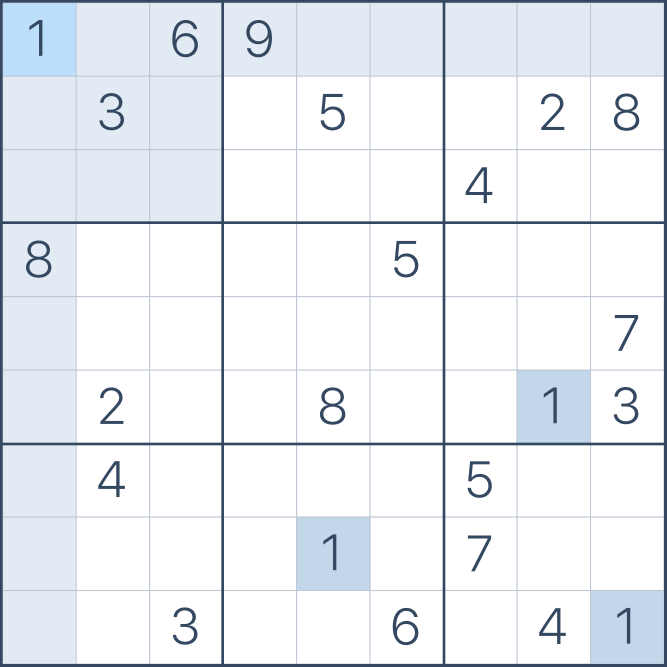
#> input picture board.png, 2000 x 2000 px (shown at 1/3 size)
$ python 1_image_process.py
#> lines starting #> are read from the running program, lines starting #| are printed output that depends on the picture; after the words box and inside, x2 and y2 are one past the last pixel; in counts of white or black regions, pixels touching at a corner belong together
import cv2
import os

# Config path
folder_name = 'split_cell'
current_directory = os.path.dirname(os.path.abspath(__file__))
folder_path = os.path.join(current_directory, folder_name)

# Read the image
image_path = './board.png'
image = cv2.imread(image_path)
#> image is the input picture: shape (2000, 2000, 3); mean B, G, R 243.3, 239, 234.8

# Preprocess the image
gray = cv2.cvtColor(image, cv2.COLOR_BGR2GRAY)
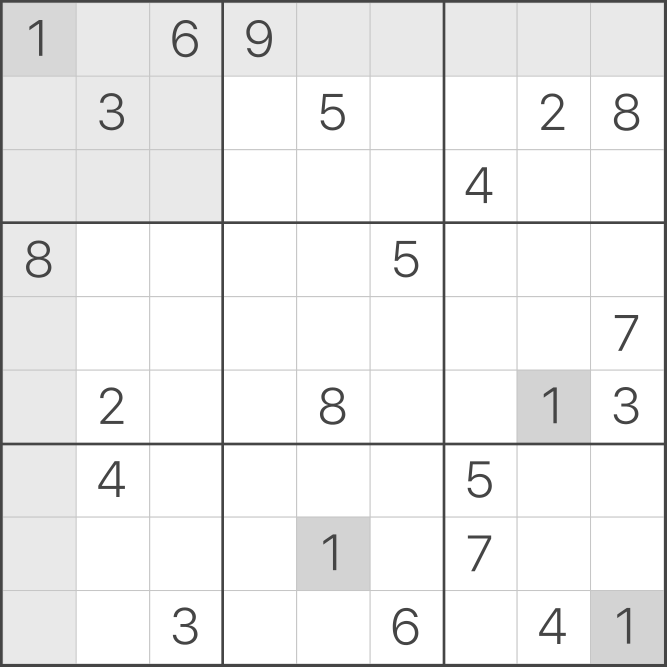
#> gray: shape (2000, 2000) (shown at 1/3 size); min 69, max 255, mean 238.2
_, thresholded = cv2.threshold(gray, 150, 255, cv2.THRESH_BINARY_INV)
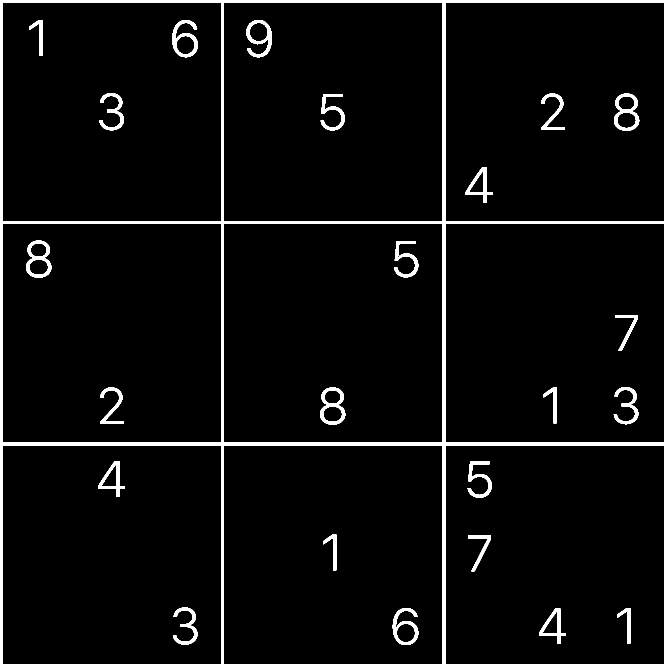
#> thresholded: shape (2000, 2000) (shown at 1/3 size); 4.5% white; 24 white regions, largest, box (x1, y1, x2, y2) and area: (0, 0, 2000, 2000) 126976, (960, 1162, 1036, 1274) 3050, (78, 722, 154, 833) 3039
contours, _ = cv2.findContours(thresholded, cv2.RETR_EXTERNAL, cv2.CHAIN_APPROX_SIMPLE)
#> contours = [[[0, 0], [0, 1999], [1999, 1999], [1999, 0]]]
min_table_area = 2000
table_contours = [cnt for cnt in contours if cv2.contourArea(cnt) > min_table_area]
#> table_contours = [[[0, 0], [0, 1999], [1999, 1999], [1999, 0]]]

# Draw outter borders
table_image = image.copy()
cv2.drawContours(table_image, table_contours, -1, (0, 255, 0), 3)
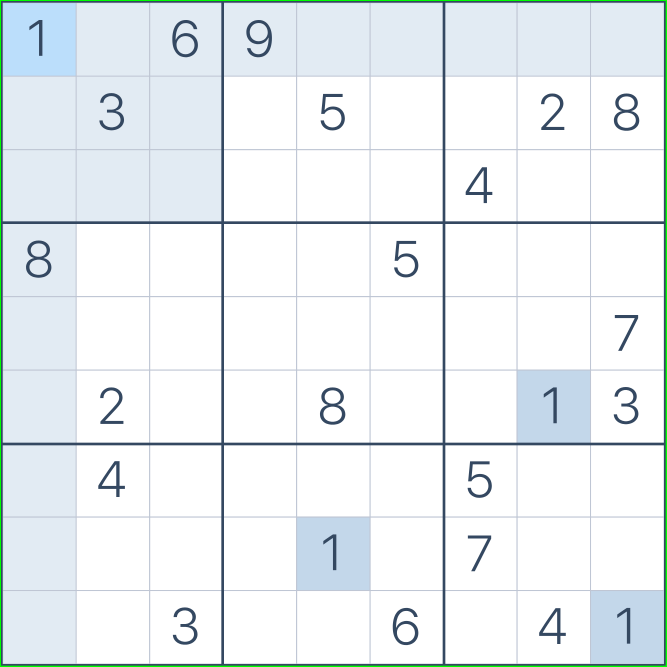
#> table_image: shape (2000, 2000, 3) (shown at 1/3 size); 0.6% of pixels changed, all inside (x1, y1, x2, y2) = (0, 0, 2000, 2000)

outer_contour = table_contours[0]
#> outer_contour = [[0, 0], [0, 1999], [1999, 1999], [1999, 0]]
x, y, w, h = cv2.boundingRect(outer_contour)
#> x = 0; y = 0; w = 2000; h = 2000
cell_width = w // 9
#> cell_width = 222
cell_height = h // 9
#> cell_height = 222
cells = []
for i in range(9):
    for j in range(9):
        x1 = x + i * cell_width
        y1 = y + j * cell_height
        x2 = x1 + cell_width
        y2 = y1 + cell_height
        cells.append((x1, y1, x2, y2))
#> after the loop, cells = 81 items, first 6: (0, 0, 222, 222), (0, 222, 222, 444), (0, 444, 222, 666), (0, 666, 222, 888), (0, 888, 222, 1110), (0, 1110, 222, 1332)

# Draw grids
grid_image = table_image.copy()
for cell_coords in cells:
    x1, y1, x2, y2 = cell_coords
    cv2.rectangle(grid_image, (x1, y1), (x2, y2), (0, 0, 255), 1)
#> this loop made 81 passes
#> (x1, y1, x2, y2) on passes 1 to 12: (0, 0, 222, 222), (0, 222, 222, 444), (0, 444, 222, 666), (0, 666, 222, 888), (0, 888, 222, 1110), (0, 1110, 222, 1332), (0, 1332, 222, 1554), (0, 1554, 222, 1776), (0, 1776, 222, 1998), (222, 0, 444, 222), (222, 222, 444, 444), (222, 444, 444, 666)
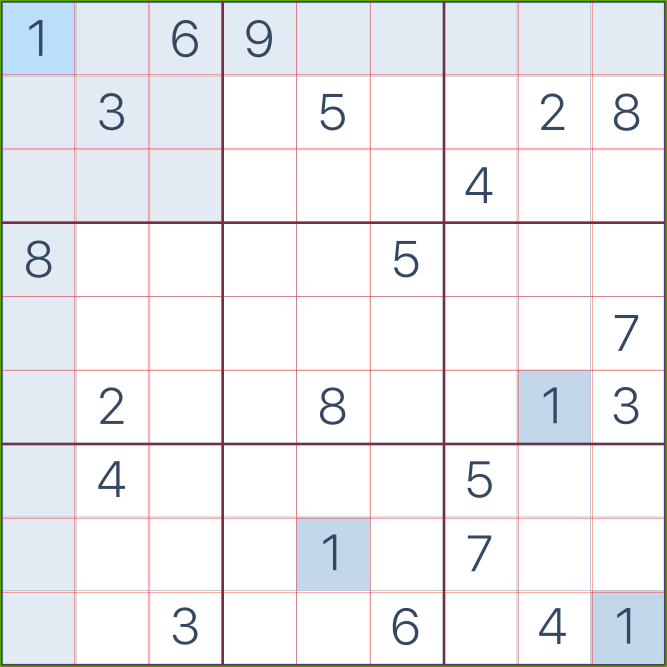
#> grid_image: shape (2000, 2000, 3) (shown at 1/3 size); 1% of pixels changed, all inside (x1, y1, x2, y2) = (0, 0, 1999, 1999)

# Write proccessed image to file
cv2.imwrite('proccessed.png', grid_image)

# Seperate image and write to file
for cell_index in range(81):
    x1, y1, x2, y2 = cells[cell_index]
    cell_roi = image[y1:y2, x1:x2]
    # Crop the image to eliminate border
    border_size = 24
    cropped_image = cell_roi[border_size:-border_size, border_size:-border_size]
    # Save image to png file
    cell_filename = f'cell_{cell_index%9}{cell_index//9}.png'
    cv2.imwrite(os.path.join(folder_path, cell_filename), cropped_image)
#> this loop made 81 passes
#> pass 1, `cell_roi = image[y1:y2, x1:x2]`:
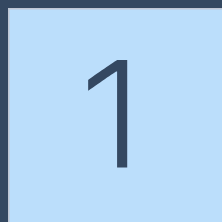
#> cell_roi: shape (222, 222, 3); mean B, G, R 235.2, 206.8, 173.6
#> pass 1, `cropped_image = cell_roi[border_size:-border_size, border_size:-border..`:
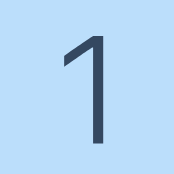
#> cropped_image: shape (174, 174, 3); mean B, G, R 243.9, 215, 180.7
#> pass 2, `cropped_image = cell_roi[border_size:-border_size, border_size:-border..`:
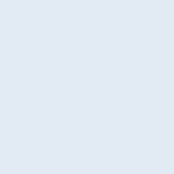
#> cropped_image: shape (174, 174, 3); mean B, G, R 243, 235, 226

print('Successfully split original board to cells!')
